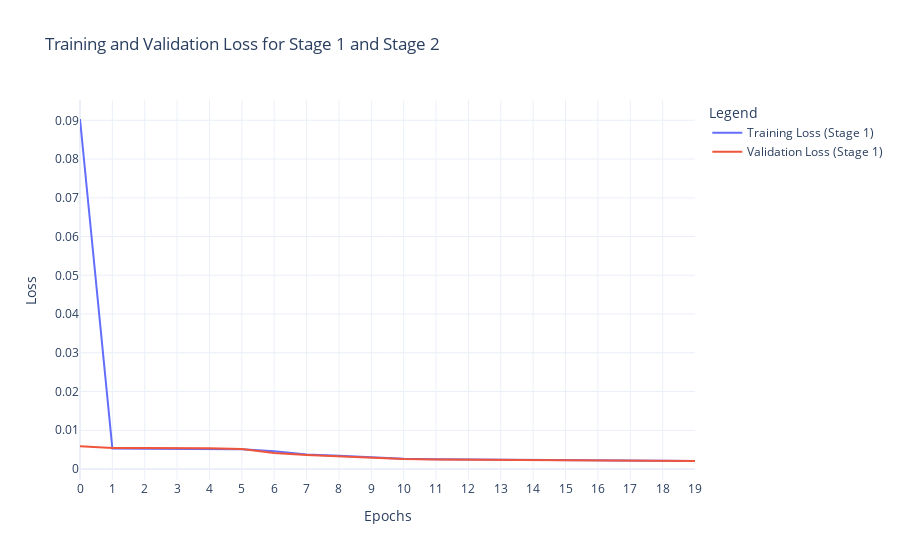

The cell this chart's notebook holds for it:
### Markdown cell above
Plot training and validation loss using Plotly

### Code cell
import plotly.graph_objects as go

# 假设 Stage 1 和 Stage 2 的损失数据如下：
# Stage 1 的训练和验证损失
train_losses_stage_1 = train_losses[:epochs_stage_1]  # 从已有数据中获取
val_losses_stage_1 = val_losses[:epochs_stage_1]

# Stage 2 的训练和验证损失
train_losses_stage_2 = train_losses[epochs_stage_1:]  # 从已有数据中获取
val_losses_stage_2 = val_losses[epochs_stage_1:]

# 使用 Plotly 绘制损失曲线
fig = go.Figure()

# 添加 Stage 1 的训练损失
fig.add_trace(
    go.Scatter(
        y=train_losses_stage_1,
        mode='lines',
        name='Training Loss (Stage 1)'
    )
)

# 添加 Stage 1 的验证损失
fig.add_trace(
    go.Scatter(
        y=val_losses_stage_1,
        mode='lines',
        name='Validation Loss (Stage 1)'
    )
)

# 添加 Stage 2 的训练损失
fig.add_trace(
    go.Scatter(
        y=train_losses_stage_2,
        mode='lines',
        name='Training Loss (Stage 2)'
    )
)

# 添加 Stage 2 的验证损失
fig.add_trace(
    go.Scatter(
        y=val_losses_stage_2,
        mode='lines',
        name='Validation Loss (Stage 2)'
    )
)

# 更新图表布局
fig.update_layout(
    title='Training and Validation Loss for Stage 1 and Stage 2',
    xaxis_title='Epochs',
    yaxis_title='Loss',
    template='plotly_white',
    legend=dict(title="Legend"),
    xaxis=dict(tickmode='linear')  # 确保 x 轴刻度按线性显示
)

# 显示图表
fig.show()

### Figure 1 — Plotly figure (JSON) as saved in the notebook; plotly's stock layout.template omitted (floating-point values rounded to 4 significant figures)
{"data": [{"mode": "lines", "name": "Training Loss (Stage 1)", "type": "scatter", "y": [0.09034, 0.005317, 0.005225, 0.005215, 0.005192, 0.005107, 0.004597, 0.003724, 0.003413, 0.003019, 0.002684, 0.002533, 0.002453, 0.002396, 0.002341, 0.002288, 0.002232, 0.002173, 0.002119, 0.002073]}, {"mode": "lines", "name": "Validation Loss (Stage 1)", "type": "scatter", "y": [0.005869, 0.005445, 0.005433, 0.005417, 0.005373, 0.005177, 0.004145, 0.003638, 0.003268, 0.002819, 0.00258, 0.002469, 0.002409, 0.002362, 0.002314, 0.002276, 0.002248, 0.002204, 0.002146, 0.002104]}, {"mode": "lines", "name": "Training Loss (Stage 2)", "type": "scatter", "y": []}, {"mode": "lines", "name": "Validation Loss (Stage 2)", "type": "scatter", "y": []}], "layout": {"legend": {"title": {"text": "Legend"}}, "title": {"text": "Training and Validation Loss for Stage 1 and Stage 2"}, "xaxis": {"tickmode": "linear", "title": {"text": "Epochs"}}, "yaxis": {"title": {"text": "Loss"}}}}
